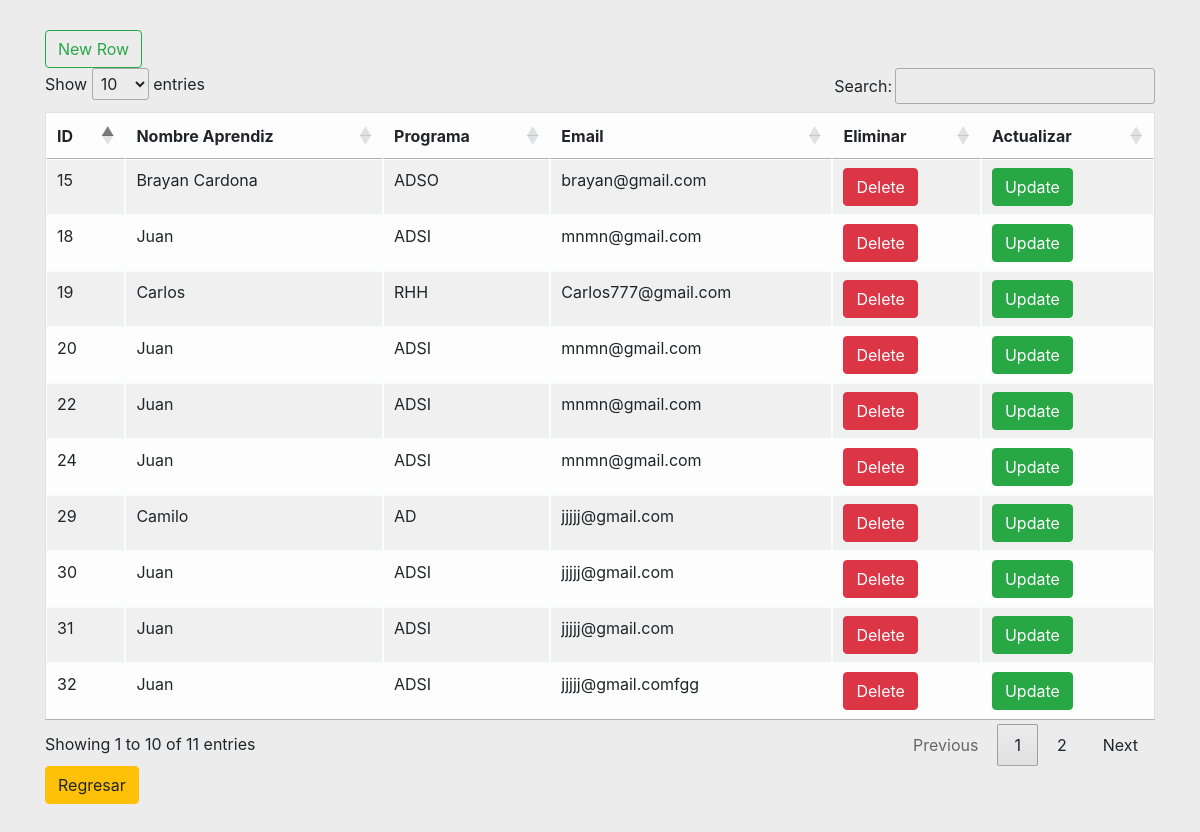
The page /viewss/Alumno.php on the database its author committed.
### tables this page shows
CREATE TABLE `aprendiz` (
  `aprendizID` int(20) NOT NULL,
  `nombre` varchar(20) DEFAULT NULL,
  `programa` varchar(20) DEFAULT NULL,
  `email` varchar(40) DEFAULT NULL
);

### modelos/classAlumno.php (called while the page is built, shortened)
<?php
class Alumno {
public function consultarAlum() {
    $conn = connect();
    $sql = "select * from aprendiz";
    $consulta = $conn -> prepare($sql);
    $consulta -> execute();
    return $consulta;
}
}
?>

### viewss/Alumno.php (the view, shortened to what this page needs)
<!DOCTYPE html>
<html lang="es">
<head>
    <link rel="stylesheet" href="../publicc/diseño.css">
    <link rel="stylesheet" href="https://cdn.jsdelivr.net/npm/bootstrap@4.6.2/dist/css/bootstrap.min.css">
        <link rel="stylesheet" type="text/css" href="https://cdn.datatables.net/1.12.1/css/jquery.dataTables.css">
</head>
<body>
    <?php
    require_once("../modelos/classAlumno.php");
    $alum = new Alumno();
    $datos = $alum -> consultarAlum();
    ?>
<div id="cont" class="container-xl">
<form action="../controls/controladorAlum.php" method="post">
<input name="BTNnewAlum" value="New Row" type="submit" class="btn btn-outline-success">
</form>
<table id="tablita" class="table table-light table-striped table-bordered table-hover ">
        <thead >
            <tr>
                <th>ID</th>
                <th>Nombre Aprendiz</th>
                <th>Programa</th>
                <th>Email</th>
                <th>Eliminar</th>
                <th>Actualizar</th>
            </tr>
        </thead>
        <tbody>
<?php
 while($data = $datos ->fetch(PDO::FETCH_ASSOC)) {
?>
            <tr>
                <td><?= $data["aprendizID"]?></td>
                <td><?= $data["nombre"]?></td>
                <td><?= $data["programa"]?></td>
                <td><?= $data["email"]?></td>
                <td >
                 <input class="btn btn btn-danger"  name="botonBorrar" type="submit" value="Delete" onclick="alerta('<?= $data['aprendizID']?>')">
                </td>
                <td><a href="../controls/controladorAlum.php?id=<?= $data["aprendizID"]?>&value=act">
                <input class="btn btn btn-success" name="actualizarBorrar" type="submit" value="Update">
            </a>
                    </td>
            </tr>
<?php }  ?>
        </tbody>
    </table>
    <a class="btn btn-warning" href="../index.php">Regresar</a>
    </div>
</body>
</html>

### publicc/diseño.css (style rules this page uses)
* { margin: 0; padding: 0; box-sizing: border-box; }
body { background-color: #e8dfca; }
#cont { margin-top: 30px; margin-bottom: 30px; }

### viewss/Alumno.php (style rules this page uses)
body { background-color: #ECECEC; }

### rows shown on the page
aprendiz: aprendizID "15", nombre "Brayan Cardona", programa "ADSO", email "brayan@gmail.com"
aprendiz: aprendizID "18", nombre "Juan", programa "ADSI", email "mnmn@gmail.com"
aprendiz: aprendizID "19", nombre "Carlos", programa "RHH", email "Carlos777@gmail.com"
aprendiz: aprendizID "20", nombre "Juan", programa "ADSI", email "mnmn@gmail.com"
aprendiz: aprendizID "22", nombre "Juan", programa "ADSI", email "mnmn@gmail.com"
aprendiz: aprendizID "24", nombre "Juan", programa "ADSI", email "mnmn@gmail.com"
aprendiz: aprendizID "29", nombre "Camilo", programa "AD", email "jjjjj@gmail.com"
aprendiz: aprendizID "30", nombre "Juan", programa "ADSI", email "jjjjj@gmail.com"
aprendiz: aprendizID "31", nombre "Juan", programa "ADSI", email "jjjjj@gmail.com"
aprendiz: aprendizID "32", nombre "Juan", programa "ADSI", email "jjjjj@gmail.comfgg"
